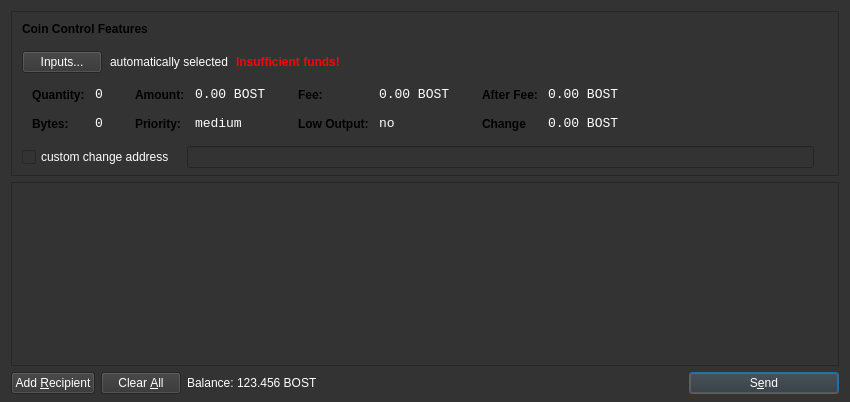
<?xml version="1.0" encoding="UTF-8"?>
<ui version="4.0">
 <class>SendCoinsDialog</class>
 <widget class="QDialog" name="SendCoinsDialog">
  <property name="geometry">
   <rect>
    <x>0</x>
    <y>0</y>
    <width>850</width>
    <height>402</height>
   </rect>
  </property>
  <property name="palette">
   <palette>
    <active>
     <colorrole role="WindowText">
      <brush brushstyle="SolidPattern">
       <color alpha="255">
        <red>255</red>
        <green>255</green>
        <blue>255</blue>
       </color>
      </brush>
     </colorrole>
     <colorrole role="Button">
      <brush brushstyle="SolidPattern">
       <color alpha="255">
        <red>51</red>
        <green>51</green>
        <blue>51</blue>
       </color>
      </brush>
     </colorrole>
     <colorrole role="Text">
      <brush brushstyle="SolidPattern">
       <color alpha="255">
        <red>255</red>
        <green>255</green>
        <blue>255</blue>
       </color>
      </brush>
     </colorrole>
     <colorrole role="ButtonText">
      <brush brushstyle="SolidPattern">
       <color alpha="255">
        <red>255</red>
        <green>255</green>
        <blue>255</blue>
       </color>
      </brush>
     </colorrole>
     <colorrole role="Base">
      <brush brushstyle="SolidPattern">
       <color alpha="255">
        <red>51</red>
        <green>51</green>
        <blue>51</blue>
       </color>
      </brush>
     </colorrole>
     <colorrole role="Window">
      <brush brushstyle="SolidPattern">
       <color alpha="255">
        <red>51</red>
        <green>51</green>
        <blue>51</blue>
       </color>
      </brush>
     </colorrole>
    </active>
    <inactive>
     <colorrole role="WindowText">
      <brush brushstyle="SolidPattern">
       <color alpha="255">
        <red>255</red>
        <green>255</green>
        <blue>255</blue>
       </color>
      </brush>
     </colorrole>
     <colorrole role="Button">
      <brush brushstyle="SolidPattern">
       <color alpha="255">
        <red>51</red>
        <green>51</green>
        <blue>51</blue>
       </color>
      </brush>
     </colorrole>
     <colorrole role="Text">
      <brush brushstyle="SolidPattern">
       <color alpha="255">
        <red>255</red>
        <green>255</green>
        <blue>255</blue>
       </color>
      </brush>
     </colorrole>
     <colorrole role="ButtonText">
      <brush brushstyle="SolidPattern">
       <color alpha="255">
        <red>255</red>
        <green>255</green>
        <blue>255</blue>
       </color>
      </brush>
     </colorrole>
     <colorrole role="Base">
      <brush brushstyle="SolidPattern">
       <color alpha="255">
        <red>51</red>
        <green>51</green>
        <blue>51</blue>
       </color>
      </brush>
     </colorrole>
     <colorrole role="Window">
      <brush brushstyle="SolidPattern">
       <color alpha="255">
        <red>51</red>
        <green>51</green>
        <blue>51</blue>
       </color>
      </brush>
     </colorrole>
    </inactive>
    <disabled>
     <colorrole role="WindowText">
      <brush brushstyle="SolidPattern">
       <color alpha="255">
        <red>255</red>
        <green>255</green>
        <blue>255</blue>
       </color>
      </brush>
     </colorrole>
     <colorrole role="Button">
      <brush brushstyle="SolidPattern">
       <color alpha="255">
        <red>51</red>
        <green>51</green>
        <blue>51</blue>
       </color>
      </brush>
     </colorrole>
     <colorrole role="Text">
      <brush brushstyle="SolidPattern">
       <color alpha="255">
        <red>255</red>
        <green>255</green>
        <blue>255</blue>
       </color>
      </brush>
     </colorrole>
     <colorrole role="ButtonText">
      <brush brushstyle="SolidPattern">
       <color alpha="255">
        <red>255</red>
        <green>255</green>
        <blue>255</blue>
       </color>
      </brush>
     </colorrole>
     <colorrole role="Base">
      <brush brushstyle="SolidPattern">
       <color alpha="255">
        <red>51</red>
        <green>51</green>
        <blue>51</blue>
       </color>
      </brush>
     </colorrole>
     <colorrole role="Window">
      <brush brushstyle="SolidPattern">
       <color alpha="255">
        <red>51</red>
        <green>51</green>
        <blue>51</blue>
       </color>
      </brush>
     </colorrole>
    </disabled>
   </palette>
  </property>
  <property name="windowTitle">
   <string>Send Coins</string>
  </property>
  <property name="styleSheet">
   <string notr="true">QProgressBar {
        background-color: #333333;
        border-radius: 6px;
        text-align: center;
        color: white;
}

QProgressBar::chunk {
        background: QLinearGradient(x1: 0, y1: 0, x2: 1, y2: 0, stop: 0 #AEC6CF, stop: 1 #AEC6FF);
        border-radius: 6px; margin: 0px;
}

QScrollArea {
        border-radius: 6px;
        border-width: 0;
        border-style: none;
        padding: 8px;
        background-color: #111;
        color: white;
}

QSpinBox {
        border-radius: 4px;
        border-width: 0;
        border-style: none;
        padding: 8px;
        background-color: #111;
        color: white;
}

QVBoxLayout {
        border-radius: 6px;
        border-width: 0;
        border-style: none;
        padding: 8px;
        background-color: #111;
        color: white;
}

QDialog, QMainWindow, QFrame {
        color: white;
        background-color: #333333;
        border: none;
}

QMenu {
        background-color: #333333; color: white;
}

QLabel {
        background-color: transparent;
}

QCheckBox {
        border-radius: 2px;
        border-width: 0;
        border-style: none;
        padding: 3px;
        background-color: #111;
        color: white;
}

QFrame#central { background-color: #333333; border: none }
QFrame#frame, QFrame#frame_2, QFrame#frame_3 {
        background-color: #333333;
        border-style: plain;
        border-width: 20px;
        border-radius: 15px;
        border-color: #111;
        min-width: 10em;
        padding: 6px;
}
QLabel[openExternalLinks=true], QHeaderView { color: #aaaaaa }
QLabel[openExternalLinks=false] { color: white; font-weight: normal }
QPushButton, QToolButton {
        border: 4px solid #111;
        border-radius: 7px;
        background-color: #111;
        color: white;
        padding: 6px;
        margin: 6px;
}
QPushButton:pressed, QToolButton:checked {
        color: #AEC6CF;
}
QPushButton:pressed, QToolButton:pressed {
        border-color: #AEC6DF;
        color: #AEC6DF;
}
QPushButton:disabled, QToolButton:disabled {
        color: #444;
        background-color: #222;
}


#scrollAreaWidgetContents QToolButton {
        border-radius: 8px;
        border-width: 0px;
}

/* the background-color is overridden to transparent for mac os x
   due to the entire toolbar area not being drawable in a regular
   QMainWindow
*/
QToolBar { background: #333333; border: 0px solid black; padding: 3px; }

QToolBar::handle { image: url(handle.png); }
QStatusBar { background: #333333; }
QMenuBar { background: #333333; }
QMenuBar::item { background: #333333; color: white; }

#scrollAreaWidgetContents { background: #222 }
#scrollAreaWidgetContents &gt; QFrame { background-color: #222; border-width: 0px; border-style: none; }

QLineEdit {
        border-radius: 6px;
        border-width: 2px;
        border-color: #222;
        padding: 8px;
        background-color: #111;
        color: white;
}

QComboBox {
        border-radius: 6px;
        border-width: 0;
        border-style: none;
        padding: 8px;
        background-color: #111;
        color: white;
}

QComboBox::drop-down {
        border-width: 0;
        border-style: none;
        background-color: #111;
        color: white;
}

QTableView {
        background: #111;
        color: white;
        border-style: none;
        selection-background-color: #aaaaaa;
    alternate-background-color: #222;
        selection-color: #111;
        border: 0px solid black;
}

QHeaderView { color: #aaaaaa; background-color: #111; background-image: none; }
QHeaderView::section { color: #aaaaaa; background-color: #222; }
QHeaderView::section:checked { background-color: #111; }

QTabWidget {
        background: #111;
}

 QTabWidget::pane {
     border-top: 2px solid #111;
     border: 4px solid #111;
     border-bottom-left-radius: 8px;
     border-bottom-right-radius: 8px;
     border-top-right-radius: 8px;
        background: #111;
 }

 QTabWidget::tab-bar {
     left: 5px; /* move to the right by 5px */
 }

 /* Style the tab using the tab sub-control. Note that
     it reads QTabBar _not_ QTabWidget */
 QTabBar::tab {
     background: #111;
     border: 4px solid #222;
     border-bottom-color: #111; /* same as the pane color */
     border-top-left-radius: 4px;
     border-top-right-radius: 4px;
     min-width: 8ex;
     padding: 4px;
     color: #888;
 }

 QTabBar::tab:selected, QTabBar::tab:hover {
     color: #aaaaaa
 }

 QTabBar::tab:selected {
     border-color: #111; /* same as pane color */
     border-top-color: #aaaaaa;
 }

 QTabBar::tab:!selected {
     margin-top: 2px; /* make non-selected tabs look smaller */
 }

 /* make use of negative margins for overlapping tabs */
 QTabBar::tab:selected {
     /* expand/overlap to the left and right by 4px */
     margin-left: -4px;
     margin-right: -4px;
 }

 QTabBar::tab:first:selected {
     margin-left: 0; /* the first selected tab has nothing to overlap with on the left */
 }

 QTabBar::tab:last:selected {
     margin-right: 0; /* the last selected tab has nothing to overlap with on the right */
 }

 QTabBar::tab:only-one {
     margin: 0; /* if there is only one tab, we don't want overlapping margins */
 }


</string>
  </property>
  <layout class="QVBoxLayout" name="verticalLayout" stretch="0,1,0">
   <property name="bottomMargin">
    <number>8</number>
   </property>
   <item>
    <widget class="QFrame" name="frameCoinControl">
     <property name="sizePolicy">
      <sizepolicy hsizetype="Expanding" vsizetype="Expanding">
       <horstretch>0</horstretch>
       <verstretch>0</verstretch>
      </sizepolicy>
     </property>
     <property name="maximumSize">
      <size>
       <width>16777215</width>
       <height>16777215</height>
      </size>
     </property>
     <property name="frameShape">
      <enum>QFrame::StyledPanel</enum>
     </property>
     <property name="frameShadow">
      <enum>QFrame::Sunken</enum>
     </property>
     <layout class="QVBoxLayout" name="verticalLayoutCoinControl2">
      <property name="spacing">
       <number>6</number>
      </property>
      <property name="leftMargin">
       <number>0</number>
      </property>
      <property name="topMargin">
       <number>0</number>
      </property>
      <property name="rightMargin">
       <number>0</number>
      </property>
      <property name="bottomMargin">
       <number>6</number>
      </property>
      <item>
       <layout class="QVBoxLayout" name="verticalLayoutCoinControl" stretch="0,0,0,0,1">
        <property name="spacing">
         <number>0</number>
        </property>
        <property name="leftMargin">
         <number>10</number>
        </property>
        <property name="topMargin">
         <number>10</number>
        </property>
        <item>
         <layout class="QHBoxLayout" name="horizontalLayoutCoinControl1">
          <property name="bottomMargin">
           <number>15</number>
          </property>
          <item>
           <widget class="QLabel" name="labelCoinControlFeatures">
            <property name="sizePolicy">
             <sizepolicy hsizetype="Preferred" vsizetype="Maximum">
              <horstretch>0</horstretch>
              <verstretch>0</verstretch>
             </sizepolicy>
            </property>
            <property name="font">
             <font>
              <weight>75</weight>
              <bold>true</bold>
             </font>
            </property>
            <property name="styleSheet">
             <string notr="true">font-weight:bold;</string>
            </property>
            <property name="text">
             <string>Coin Control Features</string>
            </property>
           </widget>
          </item>
         </layout>
        </item>
        <item>
         <layout class="QHBoxLayout" name="horizontalLayoutCoinControl2" stretch="0,0,0,0">
          <property name="spacing">
           <number>8</number>
          </property>
          <property name="bottomMargin">
           <number>10</number>
          </property>
          <item>
           <widget class="QPushButton" name="pushButtonCoinControl">
            <property name="styleSheet">
             <string notr="true"/>
            </property>
            <property name="text">
             <string>Inputs...</string>
            </property>
           </widget>
          </item>
          <item>
           <widget class="QLabel" name="labelCoinControlAutomaticallySelected">
            <property name="text">
             <string>automatically selected</string>
            </property>
            <property name="margin">
             <number>5</number>
            </property>
           </widget>
          </item>
          <item>
           <widget class="QLabel" name="labelCoinControlInsuffFunds">
            <property name="font">
             <font>
              <weight>75</weight>
              <bold>true</bold>
             </font>
            </property>
            <property name="styleSheet">
             <string notr="true">color:red;font-weight:bold;</string>
            </property>
            <property name="text">
             <string>Insufficient funds!</string>
            </property>
            <property name="margin">
             <number>5</number>
            </property>
           </widget>
          </item>
          <item>
           <spacer name="horizontalSpacerCoinControl">
            <property name="orientation">
             <enum>Qt::Horizontal</enum>
            </property>
            <property name="sizeHint" stdset="0">
             <size>
              <width>40</width>
              <height>1</height>
             </size>
            </property>
           </spacer>
          </item>
         </layout>
        </item>
        <item>
         <widget class="QWidget" name="widgetCoinControl" native="true">
          <property name="sizePolicy">
           <sizepolicy hsizetype="Preferred" vsizetype="Preferred">
            <horstretch>0</horstretch>
            <verstretch>0</verstretch>
           </sizepolicy>
          </property>
          <property name="minimumSize">
           <size>
            <width>0</width>
            <height>0</height>
           </size>
          </property>
          <property name="styleSheet">
           <string notr="true"/>
          </property>
          <layout class="QHBoxLayout" name="horizontalLayoutCoinControl5">
           <property name="leftMargin">
            <number>0</number>
           </property>
           <property name="topMargin">
            <number>0</number>
           </property>
           <property name="rightMargin">
            <number>0</number>
           </property>
           <property name="bottomMargin">
            <number>0</number>
           </property>
           <item>
            <layout class="QHBoxLayout" name="horizontalLayoutCoinControl3" stretch="0,0,0,1">
             <property name="spacing">
              <number>20</number>
             </property>
             <property name="topMargin">
              <number>0</number>
             </property>
             <property name="bottomMargin">
              <number>10</number>
             </property>
             <item>
              <layout class="QFormLayout" name="formLayoutCoinControl1">
               <property name="horizontalSpacing">
                <number>10</number>
               </property>
               <property name="verticalSpacing">
                <number>14</number>
               </property>
               <property name="leftMargin">
                <number>10</number>
               </property>
               <property name="topMargin">
                <number>4</number>
               </property>
               <property name="rightMargin">
                <number>6</number>
               </property>
               <item row="0" column="0">
                <widget class="QLabel" name="labelCoinControlQuantityText">
                 <property name="styleSheet">
                  <string notr="true">font-weight:bold;</string>
                 </property>
                 <property name="text">
                  <string>Quantity:</string>
                 </property>
                 <property name="margin">
                  <number>0</number>
                 </property>
                </widget>
               </item>
               <item row="0" column="1">
                <widget class="QLabel" name="labelCoinControlQuantity">
                 <property name="font">
                  <font>
                   <family>Monospace</family>
                   <pointsize>10</pointsize>
                  </font>
                 </property>
                 <property name="cursor">
                  <cursorShape>IBeamCursor</cursorShape>
                 </property>
                 <property name="contextMenuPolicy">
                  <enum>Qt::ActionsContextMenu</enum>
                 </property>
                 <property name="text">
                  <string>0</string>
                 </property>
                 <property name="margin">
                  <number>0</number>
                 </property>
                 <property name="textInteractionFlags">
                  <set>Qt::LinksAccessibleByMouse|Qt::TextSelectableByKeyboard|Qt::TextSelectableByMouse</set>
                 </property>
                </widget>
               </item>
               <item row="1" column="0">
                <widget class="QLabel" name="labelCoinControlBytesText">
                 <property name="styleSheet">
                  <string notr="true">font-weight:bold;</string>
                 </property>
                 <property name="text">
                  <string>Bytes:</string>
                 </property>
                </widget>
               </item>
               <item row="1" column="1">
                <widget class="QLabel" name="labelCoinControlBytes">
                 <property name="font">
                  <font>
                   <family>Monospace</family>
                   <pointsize>10</pointsize>
                  </font>
                 </property>
                 <property name="cursor">
                  <cursorShape>IBeamCursor</cursorShape>
                 </property>
                 <property name="contextMenuPolicy">
                  <enum>Qt::ActionsContextMenu</enum>
                 </property>
                 <property name="text">
                  <string>0</string>
                 </property>
                 <property name="textInteractionFlags">
                  <set>Qt::LinksAccessibleByMouse|Qt::TextSelectableByKeyboard|Qt::TextSelectableByMouse</set>
                 </property>
                </widget>
               </item>
              </layout>
             </item>
             <item>
              <layout class="QFormLayout" name="formLayoutCoinControl2">
               <property name="horizontalSpacing">
                <number>10</number>
               </property>
               <property name="verticalSpacing">
                <number>14</number>
               </property>
               <property name="leftMargin">
                <number>6</number>
               </property>
               <property name="topMargin">
                <number>4</number>
               </property>
               <property name="rightMargin">
                <number>6</number>
               </property>
               <item row="0" column="0">
                <widget class="QLabel" name="labelCoinControlAmountText">
                 <property name="styleSheet">
                  <string notr="true">font-weight:bold;</string>
                 </property>
                 <property name="text">
                  <string>Amount:</string>
                 </property>
                 <property name="margin">
                  <number>0</number>
                 </property>
                </widget>
               </item>
               <item row="0" column="1">
                <widget class="QLabel" name="labelCoinControlAmount">
                 <property name="font">
                  <font>
                   <family>Monospace</family>
                   <pointsize>10</pointsize>
                  </font>
                 </property>
                 <property name="cursor">
                  <cursorShape>IBeamCursor</cursorShape>
                 </property>
                 <property name="contextMenuPolicy">
                  <enum>Qt::ActionsContextMenu</enum>
                 </property>
                 <property name="text">
                  <string>0.00 BOST</string>
                 </property>
                 <property name="textInteractionFlags">
                  <set>Qt::LinksAccessibleByMouse|Qt::TextSelectableByKeyboard|Qt::TextSelectableByMouse</set>
                 </property>
                </widget>
               </item>
               <item row="1" column="0">
                <widget class="QLabel" name="labelCoinControlPriorityText">
                 <property name="styleSheet">
                  <string notr="true">font-weight:bold;</string>
                 </property>
                 <property name="text">
                  <string>Priority:</string>
                 </property>
                </widget>
               </item>
               <item row="1" column="1">
                <widget class="QLabel" name="labelCoinControlPriority">
                 <property name="font">
                  <font>
                   <family>Monospace</family>
                   <pointsize>10</pointsize>
                  </font>
                 </property>
                 <property name="cursor">
                  <cursorShape>IBeamCursor</cursorShape>
                 </property>
                 <property name="contextMenuPolicy">
                  <enum>Qt::ActionsContextMenu</enum>
                 </property>
                 <property name="text">
                  <string>medium</string>
                 </property>
                 <property name="textInteractionFlags">
                  <set>Qt::LinksAccessibleByMouse|Qt::TextSelectableByKeyboard|Qt::TextSelectableByMouse</set>
                 </property>
                </widget>
               </item>
              </layout>
             </item>
             <item>
              <layout class="QFormLayout" name="formLayoutCoinControl3">
               <property name="horizontalSpacing">
                <number>10</number>
               </property>
               <property name="verticalSpacing">
                <number>14</number>
               </property>
               <property name="leftMargin">
                <number>6</number>
               </property>
               <property name="topMargin">
                <number>4</number>
               </property>
               <property name="rightMargin">
                <number>6</number>
               </property>
               <item row="0" column="0">
                <widget class="QLabel" name="labelCoinControlFeeText">
                 <property name="styleSheet">
                  <string notr="true">font-weight:bold;</string>
                 </property>
                 <property name="text">
                  <string>Fee:</string>
                 </property>
                 <property name="margin">
                  <number>0</number>
                 </property>
                </widget>
               </item>
               <item row="0" column="1">
                <widget class="QLabel" name="labelCoinControlFee">
                 <property name="font">
                  <font>
                   <family>Monospace</family>
                   <pointsize>10</pointsize>
                  </font>
                 </property>
                 <property name="cursor">
                  <cursorShape>IBeamCursor</cursorShape>
                 </property>
                 <property name="contextMenuPolicy">
                  <enum>Qt::ActionsContextMenu</enum>
                 </property>
                 <property name="text">
                  <string>0.00 BOST</string>
                 </property>
                 <property name="textInteractionFlags">
                  <set>Qt::LinksAccessibleByMouse|Qt::TextSelectableByKeyboard|Qt::TextSelectableByMouse</set>
                 </property>
                </widget>
               </item>
               <item row="1" column="0">
                <widget class="QLabel" name="labelCoinControlLowOutputText">
                 <property name="styleSheet">
                  <string notr="true">font-weight:bold;</string>
                 </property>
                 <property name="text">
                  <string>Low Output:</string>
                 </property>
                </widget>
               </item>
               <item row="1" column="1">
                <widget class="QLabel" name="labelCoinControlLowOutput">
                 <property name="font">
                  <font>
                   <family>Monospace</family>
                   <pointsize>10</pointsize>
                  </font>
                 </property>
                 <property name="cursor">
                  <cursorShape>IBeamCursor</cursorShape>
                 </property>
                 <property name="contextMenuPolicy">
                  <enum>Qt::ActionsContextMenu</enum>
                 </property>
                 <property name="text">
                  <string>no</string>
                 </property>
                 <property name="textInteractionFlags">
                  <set>Qt::LinksAccessibleByMouse|Qt::TextSelectableByKeyboard|Qt::TextSelectableByMouse</set>
                 </property>
                </widget>
               </item>
              </layout>
             </item>
             <item>
              <layout class="QFormLayout" name="formLayoutCoinControl4">
               <property name="horizontalSpacing">
                <number>10</number>
               </property>
               <property name="verticalSpacing">
                <number>14</number>
               </property>
               <property name="leftMargin">
                <number>6</number>
               </property>
               <property name="topMargin">
                <number>4</number>
               </property>
               <property name="rightMargin">
                <number>6</number>
               </property>
               <item row="0" column="0">
                <widget class="QLabel" name="labelCoinControlAfterFeeText">
                 <property name="styleSheet">
                  <string notr="true">font-weight:bold;</string>
                 </property>
                 <property name="text">
                  <string>After Fee:</string>
                 </property>
                 <property name="margin">
                  <number>0</number>
                 </property>
                </widget>
               </item>
               <item row="0" column="1">
                <widget class="QLabel" name="labelCoinControlAfterFee">
                 <property name="font">
                  <font>
                   <family>Monospace</family>
                   <pointsize>10</pointsize>
                  </font>
                 </property>
                 <property name="cursor">
                  <cursorShape>IBeamCursor</cursorShape>
                 </property>
                 <property name="contextMenuPolicy">
                  <enum>Qt::ActionsContextMenu</enum>
                 </property>
                 <property name="text">
                  <string>0.00 BOST</string>
                 </property>
                 <property name="textInteractionFlags">
                  <set>Qt::LinksAccessibleByMouse|Qt::TextSelectableByKeyboard|Qt::TextSelectableByMouse</set>
                 </property>
                </widget>
               </item>
               <item row="1" column="0">
                <widget class="QLabel" name="labelCoinControlChangeText">
                 <property name="styleSheet">
                  <string notr="true">font-weight:bold;</string>
                 </property>
                 <property name="text">
                  <string>Change</string>
                 </property>
                </widget>
               </item>
               <item row="1" column="1">
                <widget class="QLabel" name="labelCoinControlChange">
                 <property name="font">
                  <font>
                   <family>Monospace</family>
                   <pointsize>10</pointsize>
                  </font>
                 </property>
                 <property name="cursor">
                  <cursorShape>IBeamCursor</cursorShape>
                 </property>
                 <property name="contextMenuPolicy">
                  <enum>Qt::ActionsContextMenu</enum>
                 </property>
                 <property name="text">
                  <string>0.00 BOST</string>
                 </property>
                 <property name="textInteractionFlags">
                  <set>Qt::LinksAccessibleByMouse|Qt::TextSelectableByKeyboard|Qt::TextSelectableByMouse</set>
                 </property>
                </widget>
               </item>
              </layout>
             </item>
            </layout>
           </item>
          </layout>
         </widget>
        </item>
        <item>
         <layout class="QHBoxLayout" name="horizontalLayoutCoinControl4" stretch="0,0,0">
          <property name="spacing">
           <number>12</number>
          </property>
          <property name="sizeConstraint">
           <enum>QLayout::SetDefaultConstraint</enum>
          </property>
          <property name="topMargin">
           <number>5</number>
          </property>
          <property name="rightMargin">
           <number>5</number>
          </property>
          <item>
           <widget class="QCheckBox" name="checkBoxCoinControlChange">
            <property name="text">
             <string>custom change address</string>
            </property>
           </widget>
          </item>
          <item>
           <widget class="QLineEdit" name="lineEditCoinControlChange">
            <property name="enabled">
             <bool>false</bool>
            </property>
            <property name="sizePolicy">
             <sizepolicy hsizetype="Expanding" vsizetype="Fixed">
              <horstretch>0</horstretch>
              <verstretch>0</verstretch>
             </sizepolicy>
            </property>
           </widget>
          </item>
          <item>
           <widget class="QLabel" name="labelCoinControlChangeLabel">
            <property name="sizePolicy">
             <sizepolicy hsizetype="Preferred" vsizetype="Expanding">
              <horstretch>0</horstretch>
              <verstretch>0</verstretch>
             </sizepolicy>
            </property>
            <property name="minimumSize">
             <size>
              <width>0</width>
              <height>0</height>
             </size>
            </property>
            <property name="text">
             <string/>
            </property>
            <property name="margin">
             <number>3</number>
            </property>
           </widget>
          </item>
         </layout>
        </item>
        <item>
         <spacer name="verticalSpacerCoinControl">
          <property name="orientation">
           <enum>Qt::Vertical</enum>
          </property>
          <property name="sizeHint" stdset="0">
           <size>
            <width>800</width>
            <height>1</height>
           </size>
          </property>
         </spacer>
        </item>
       </layout>
      </item>
     </layout>
    </widget>
   </item>
   <item>
    <widget class="QScrollArea" name="scrollArea">
     <property name="widgetResizable">
      <bool>true</bool>
     </property>
     <widget class="QWidget" name="scrollAreaWidgetContents">
      <property name="geometry">
       <rect>
        <x>0</x>
        <y>0</y>
        <width>816</width>
        <height>104</height>
       </rect>
      </property>
      <layout class="QVBoxLayout" name="verticalLayout_2">
       <property name="leftMargin">
        <number>0</number>
       </property>
       <property name="topMargin">
        <number>0</number>
       </property>
       <property name="rightMargin">
        <number>0</number>
       </property>
       <property name="bottomMargin">
        <number>0</number>
       </property>
       <item>
        <layout class="QVBoxLayout" name="entries">
         <property name="spacing">
          <number>6</number>
         </property>
        </layout>
       </item>
       <item>
        <spacer name="verticalSpacer">
         <property name="orientation">
          <enum>Qt::Vertical</enum>
         </property>
         <property name="sizeHint" stdset="0">
          <size>
           <width>20</width>
           <height>40</height>
          </size>
         </property>
        </spacer>
       </item>
      </layout>
     </widget>
    </widget>
   </item>
   <item>
    <layout class="QHBoxLayout" name="horizontalLayout">
     <item>
      <widget class="QPushButton" name="addButton">
       <property name="toolTip">
        <string>Send to multiple recipients at once</string>
       </property>
       <property name="text">
        <string>Add &amp;Recipient</string>
       </property>
       <property name="icon">
        <iconset resource="../bitcoin.qrc">
         <normaloff>:/icons/add</normaloff>:/icons/add</iconset>
       </property>
       <property name="autoDefault">
        <bool>false</bool>
       </property>
      </widget>
     </item>
     <item>
      <widget class="QPushButton" name="clearButton">
       <property name="sizePolicy">
        <sizepolicy hsizetype="Minimum" vsizetype="Fixed">
         <horstretch>0</horstretch>
         <verstretch>0</verstretch>
        </sizepolicy>
       </property>
       <property name="toolTip">
        <string>Remove all transaction fields</string>
       </property>
       <property name="text">
        <string>Clear &amp;All</string>
       </property>
       <property name="icon">
        <iconset resource="../bitcoin.qrc">
         <normaloff>:/icons/remove</normaloff>:/icons/remove</iconset>
       </property>
       <property name="autoRepeatDelay">
        <number>300</number>
       </property>
       <property name="autoDefault">
        <bool>false</bool>
       </property>
      </widget>
     </item>
     <item>
      <layout class="QHBoxLayout" name="horizontalLayout_2">
       <property name="spacing">
        <number>3</number>
       </property>
       <item>
        <widget class="QLabel" name="label">
         <property name="sizePolicy">
          <sizepolicy hsizetype="Preferred" vsizetype="Fixed">
           <horstretch>0</horstretch>
           <verstretch>0</verstretch>
          </sizepolicy>
         </property>
         <property name="text">
          <string>Balance:</string>
         </property>
        </widget>
       </item>
       <item>
        <widget class="QLabel" name="labelBalance">
         <property name="sizePolicy">
          <sizepolicy hsizetype="Preferred" vsizetype="Fixed">
           <horstretch>0</horstretch>
           <verstretch>0</verstretch>
          </sizepolicy>
         </property>
         <property name="cursor">
          <cursorShape>IBeamCursor</cursorShape>
         </property>
         <property name="text">
          <string>123.456 BOST</string>
         </property>
         <property name="textInteractionFlags">
          <set>Qt::LinksAccessibleByMouse|Qt::TextSelectableByKeyboard|Qt::TextSelectableByMouse</set>
         </property>
        </widget>
       </item>
      </layout>
     </item>
     <item>
      <spacer name="horizontalSpacer">
       <property name="orientation">
        <enum>Qt::Horizontal</enum>
       </property>
       <property name="sizeHint" stdset="0">
        <size>
         <width>40</width>
         <height>20</height>
        </size>
       </property>
      </spacer>
     </item>
     <item>
      <widget class="QPushButton" name="sendButton">
       <property name="minimumSize">
        <size>
         <width>150</width>
         <height>0</height>
        </size>
       </property>
       <property name="toolTip">
        <string>Confirm the send action</string>
       </property>
       <property name="text">
        <string>S&amp;end</string>
       </property>
       <property name="icon">
        <iconset resource="../bitcoin.qrc">
         <normaloff>:/icons/send</normaloff>:/icons/send</iconset>
       </property>
       <property name="default">
        <bool>true</bool>
       </property>
      </widget>
     </item>
    </layout>
   </item>
  </layout>
 </widget>
 <resources>
  <include location="../bitcoin.qrc"/>
 </resources>
 <connections/>
</ui>
